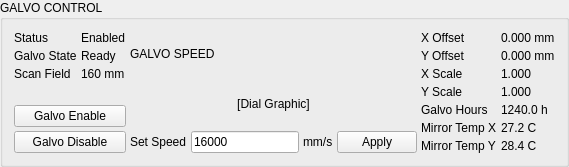
             <widget class="QGroupBox" name="gb_galvo_control">
              <property name="sizePolicy">
               <sizepolicy hsizetype="Expanding" vsizetype="Expanding">
                <horstretch>0</horstretch>
                <verstretch>0</verstretch>
               </sizepolicy>
              </property>
              <property name="title">
               <string>GALVO CONTROL</string>
              </property>
              <layout class="QHBoxLayout">
               <property name="spacing">
                <number>4</number>
               </property>
               <item>
                <layout class="QVBoxLayout">
                 <property name="spacing">
                  <number>4</number>
                 </property>
                 <item>
                  <layout class="QFormLayout">
                   <property name="horizontalSpacing">
                    <number>4</number>
                   </property>
                   <property name="verticalSpacing">
                    <number>4</number>
                   </property>
                   <item row="0" column="0">
                    <widget class="QLabel" name="label">
                     <property name="text">
                      <string>Status</string>
                     </property>
                    </widget>
                   </item>
                   <item row="0" column="1">
                    <widget class="QLabel" name="label">
                     <property name="text">
                      <string>Enabled</string>
                     </property>
                    </widget>
                   </item>
                   <item row="1" column="0">
                    <widget class="QLabel" name="label">
                     <property name="text">
                      <string>Galvo State</string>
                     </property>
                    </widget>
                   </item>
                   <item row="1" column="1">
                    <widget class="QLabel" name="label">
                     <property name="text">
                      <string>Ready</string>
                     </property>
                    </widget>
                   </item>
                   <item row="2" column="0">
                    <widget class="QLabel" name="label">
                     <property name="text">
                      <string>Scan Field</string>
                     </property>
                    </widget>
                   </item>
                   <item row="2" column="1">
                    <widget class="QLabel" name="label">
                     <property name="text">
                      <string>160 mm</string>
                     </property>
                    </widget>
                   </item>
                  </layout>
                 </item>
                 <item>
                  <widget class="QPushButton" name="pushButton">
                   <property name="minimumSize">
                    <size>
                     <width>0</width>
                     <height>20</height>
                    </size>
                   </property>
                   <property name="text">
                    <string>Galvo Enable</string>
                   </property>
                  </widget>
                 </item>
                 <item>
                  <widget class="QPushButton" name="pushButton">
                   <property name="minimumSize">
                    <size>
                     <width>0</width>
                     <height>20</height>
                    </size>
                   </property>
                   <property name="text">
                    <string>Galvo Disable</string>
                   </property>
                  </widget>
                 </item>
                </layout>
               </item>
               <item>
                <layout class="QVBoxLayout">
                 <property name="spacing">
                  <number>4</number>
                 </property>
                 <item>
                  <widget class="QLabel" name="label">
                   <property name="text">
                    <string>GALVO SPEED</string>
                   </property>
                  </widget>
                 </item>
                 <item>
                  <widget class="QLabel" name="label">
                   <property name="text">
                    <string>[Dial Graphic]</string>
                   </property>
                   <property name="alignment">
                    <set>Qt::AlignmentFlag::AlignCenter</set>
                   </property>
                  </widget>
                 </item>
                 <item>
                  <layout class="QHBoxLayout">
                   <property name="spacing">
                    <number>4</number>
                   </property>
                   <item>
                    <widget class="QLabel" name="label">
                     <property name="text">
                      <string>Set Speed</string>
                     </property>
                    </widget>
                   </item>
                   <item>
                    <widget class="QLineEdit" name="lineEdit">
                     <property name="text">
                      <string>16000</string>
                     </property>
                    </widget>
                   </item>
                   <item>
                    <widget class="QLabel" name="label">
                     <property name="text">
                      <string>mm/s</string>
                     </property>
                    </widget>
                   </item>
                   <item>
                    <widget class="QPushButton" name="pushButton">
                     <property name="minimumSize">
                      <size>
                       <width>0</width>
                       <height>20</height>
                      </size>
                     </property>
                     <property name="text">
                      <string>Apply</string>
                     </property>
                    </widget>
                   </item>
                  </layout>
                 </item>
                </layout>
               </item>
               <item>
                <layout class="QFormLayout">
                 <property name="horizontalSpacing">
                  <number>4</number>
                 </property>
                 <property name="verticalSpacing">
                  <number>4</number>
                 </property>
                 <item row="0" column="0">
                  <widget class="QLabel" name="label">
                   <property name="text">
                    <string>X Offset</string>
                   </property>
                  </widget>
                 </item>
                 <item row="0" column="1">
                  <widget class="QLabel" name="label">
                   <property name="text">
                    <string>0.000 mm</string>
                   </property>
                  </widget>
                 </item>
                 <item row="1" column="0">
                  <widget class="QLabel" name="label">
                   <property name="text">
                    <string>Y Offset</string>
                   </property>
                  </widget>
                 </item>
                 <item row="1" column="1">
                  <widget class="QLabel" name="label">
                   <property name="text">
                    <string>0.000 mm</string>
                   </property>
                  </widget>
                 </item>
                 <item row="2" column="0">
                  <widget class="QLabel" name="label">
                   <property name="text">
                    <string>X Scale</string>
                   </property>
                  </widget>
                 </item>
                 <item row="2" column="1">
                  <widget class="QLabel" name="label">
                   <property name="text">
                    <string>1.000</string>
                   </property>
                  </widget>
                 </item>
                 <item row="3" column="0">
                  <widget class="QLabel" name="label">
                   <property name="text">
                    <string>Y Scale</string>
                   </property>
                  </widget>
                 </item>
                 <item row="3" column="1">
                  <widget class="QLabel" name="label">
                   <property name="text">
                    <string>1.000</string>
                   </property>
                  </widget>
                 </item>
                 <item row="4" column="0">
                  <widget class="QLabel" name="label">
                   <property name="text">
                    <string>Galvo Hours</string>
                   </property>
                  </widget>
                 </item>
                 <item row="4" column="1">
                  <widget class="QLabel" name="label">
                   <property name="text">
                    <string>1240.0 h</string>
                   </property>
                  </widget>
                 </item>
                 <item row="5" column="0">
                  <widget class="QLabel" name="label">
                   <property name="text">
                    <string>Mirror Temp X</string>
                   </property>
                  </widget>
                 </item>
                 <item row="5" column="1">
                  <widget class="QLabel" name="label">
                   <property name="text">
                    <string>27.2 C</string>
                   </property>
                  </widget>
                 </item>
                 <item row="6" column="0">
                  <widget class="QLabel" name="label">
                   <property name="text">
                    <string>Mirror Temp Y</string>
                   </property>
                  </widget>
                 </item>
                 <item row="6" column="1">
                  <widget class="QLabel" name="label">
                   <property name="text">
                    <string>28.4 C</string>
                   </property>
                  </widget>
                 </item>
                </layout>
               </item>
              </layout>
             </widget>
